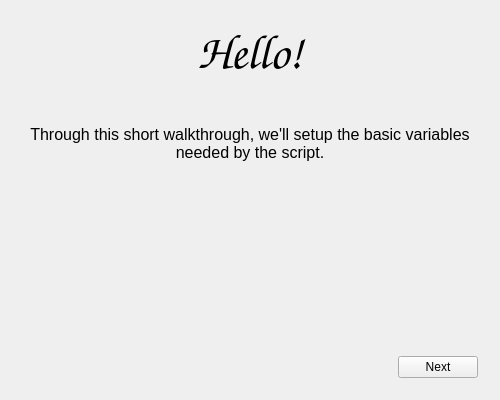
<?xml version="1.0" encoding="UTF-8"?>
<ui version="4.0">
 <class>MainWindow</class>
 <widget class="QMainWindow" name="MainWindow">
  <property name="geometry">
   <rect>
    <x>0</x>
    <y>0</y>
    <width>500</width>
    <height>400</height>
   </rect>
  </property>
  <property name="windowTitle">
   <string>First Time Setup</string>
  </property>
  <property name="windowIcon">
   <iconset resource="resources.qrc">
    <normaloff>:/icons/logo.png</normaloff>:/icons/logo.png</iconset>
  </property>
  <widget class="QWidget" name="centralWidget">
   <layout class="QGridLayout" name="mainLayout">
    <item row="0" column="0">
     <widget class="QStackedWidget" name="stackedWidget">
      <property name="enabled">
       <bool>true</bool>
      </property>
      <property name="frameShape">
       <enum>QFrame::NoFrame</enum>
      </property>
      <property name="frameShadow">
       <enum>QFrame::Plain</enum>
      </property>
      <property name="currentIndex">
       <number>0</number>
      </property>
      <widget class="QWidget" name="start_page">
       <property name="cursor">
        <cursorShape>ArrowCursor</cursorShape>
       </property>
       <layout class="QGridLayout" name="startLayout">
        <item row="1" column="0">
         <layout class="QGridLayout" name="startGridLayout">
          <item row="1" column="1">
           <widget class="QPushButton" name="nextButton">
            <property name="text">
             <string>Next</string>
            </property>
           </widget>
          </item>
          <item row="1" column="0">
           <spacer name="botHSpacer">
            <property name="orientation">
             <enum>Qt::Horizontal</enum>
            </property>
            <property name="sizeHint" stdset="0">
             <size>
              <width>40</width>
              <height>20</height>
             </size>
            </property>
           </spacer>
          </item>
          <item row="0" column="0">
           <spacer name="botVSpacer">
            <property name="orientation">
             <enum>Qt::Vertical</enum>
            </property>
            <property name="sizeHint" stdset="0">
             <size>
              <width>20</width>
              <height>40</height>
             </size>
            </property>
           </spacer>
          </item>
         </layout>
        </item>
        <item row="0" column="0">
         <layout class="QVBoxLayout" name="startVerticalLayout">
          <item>
           <widget class="QLabel" name="title_label">
            <property name="font">
             <font>
              <family>Z003</family>
              <pointsize>36</pointsize>
             </font>
            </property>
            <property name="text">
             <string>Hello!</string>
            </property>
            <property name="alignment">
             <set>Qt::AlignCenter</set>
            </property>
           </widget>
          </item>
          <item>
           <widget class="QLabel" name="message_label">
            <property name="font">
             <font>
              <pointsize>12</pointsize>
             </font>
            </property>
            <property name="text">
             <string>

Through this short walkthrough, we'll setup the basic variables needed by the script.</string>
            </property>
            <property name="scaledContents">
             <bool>false</bool>
            </property>
            <property name="alignment">
             <set>Qt::AlignCenter</set>
            </property>
            <property name="wordWrap">
             <bool>true</bool>
            </property>
           </widget>
          </item>
         </layout>
        </item>
       </layout>
      </widget>
      <widget class="QWidget" name="page_1">
       <layout class="QGridLayout" name="pageLayout_1">
        <item row="0" column="0" colspan="3">
         <layout class="QVBoxLayout" name="verticalLayout_1">
          <item>
           <widget class="QLabel" name="title_label_1">
            <property name="font">
             <font>
              <family>Z003</family>
              <pointsize>36</pointsize>
             </font>
            </property>
            <property name="text">
             <string>DE Selector</string>
            </property>
            <property name="alignment">
             <set>Qt::AlignCenter</set>
            </property>
           </widget>
          </item>
          <item>
           <widget class="QLabel" name="message_label_1">
            <property name="font">
             <font>
              <pointsize>12</pointsize>
             </font>
            </property>
            <property name="text">
             <string>Which desktop enviornment are you running?</string>
            </property>
            <property name="alignment">
             <set>Qt::AlignCenter</set>
            </property>
           </widget>
          </item>
          <item>
           <spacer name="titleSpacer_1">
            <property name="orientation">
             <enum>Qt::Vertical</enum>
            </property>
            <property name="sizeHint" stdset="0">
             <size>
              <width>20</width>
              <height>40</height>
             </size>
            </property>
           </spacer>
          </item>
          <item>
           <layout class="QGridLayout" name="selectLayout_1">
            <item row="2" column="1">
             <widget class="QRadioButton" name="otherButton_1">
              <property name="text">
               <string>Other (default, most compatible)</string>
              </property>
              <property name="checked">
               <bool>true</bool>
              </property>
             </widget>
            </item>
            <item row="1" column="0">
             <spacer name="leftSpacer_1">
              <property name="orientation">
               <enum>Qt::Horizontal</enum>
              </property>
              <property name="sizeHint" stdset="0">
               <size>
                <width>40</width>
                <height>20</height>
               </size>
              </property>
             </spacer>
            </item>
            <item row="1" column="1">
             <widget class="QRadioButton" name="xButton_1">
              <property name="text">
               <string>XWindows</string>
              </property>
             </widget>
            </item>
            <item row="0" column="1">
             <widget class="QRadioButton" name="gnomeButton_1">
              <property name="text">
               <string>GNOME derivative</string>
              </property>
             </widget>
            </item>
            <item row="1" column="2">
             <spacer name="rightSpacer_1">
              <property name="orientation">
               <enum>Qt::Horizontal</enum>
              </property>
              <property name="sizeHint" stdset="0">
               <size>
                <width>40</width>
                <height>20</height>
               </size>
              </property>
             </spacer>
            </item>
           </layout>
          </item>
         </layout>
        </item>
        <item row="1" column="0" colspan="3">
         <layout class="QGridLayout" name="gridLayout_1">
          <item row="1" column="0">
           <widget class="QPushButton" name="backButton_1">
            <property name="text">
             <string>Back</string>
            </property>
           </widget>
          </item>
          <item row="1" column="1">
           <spacer name="botHSpacer_1">
            <property name="orientation">
             <enum>Qt::Horizontal</enum>
            </property>
            <property name="sizeHint" stdset="0">
             <size>
              <width>40</width>
              <height>20</height>
             </size>
            </property>
           </spacer>
          </item>
          <item row="1" column="2">
           <widget class="QPushButton" name="nextButton_1">
            <property name="text">
             <string>Next</string>
            </property>
           </widget>
          </item>
          <item row="0" column="1">
           <spacer name="botVSpacer_1">
            <property name="orientation">
             <enum>Qt::Vertical</enum>
            </property>
            <property name="sizeHint" stdset="0">
             <size>
              <width>20</width>
              <height>40</height>
             </size>
            </property>
           </spacer>
          </item>
         </layout>
        </item>
       </layout>
      </widget>
      <widget class="QWidget" name="page_2">
       <layout class="QGridLayout" name="pageLayout_2">
        <item row="1" column="0">
         <layout class="QGridLayout" name="botGridLayout_2">
          <item row="1" column="1">
           <spacer name="botHSpacer_2">
            <property name="orientation">
             <enum>Qt::Horizontal</enum>
            </property>
            <property name="sizeHint" stdset="0">
             <size>
              <width>40</width>
              <height>20</height>
             </size>
            </property>
           </spacer>
          </item>
          <item row="1" column="0">
           <widget class="QPushButton" name="backButton_2">
            <property name="text">
             <string>Back</string>
            </property>
           </widget>
          </item>
          <item row="1" column="2">
           <widget class="QPushButton" name="nextButton_2">
            <property name="text">
             <string>Next</string>
            </property>
           </widget>
          </item>
          <item row="0" column="1">
           <spacer name="botVSpacer_2">
            <property name="orientation">
             <enum>Qt::Vertical</enum>
            </property>
            <property name="sizeHint" stdset="0">
             <size>
              <width>20</width>
              <height>40</height>
             </size>
            </property>
           </spacer>
          </item>
         </layout>
        </item>
        <item row="0" column="0">
         <layout class="QGridLayout" name="topGridLayout_2">
          <item row="6" column="0">
           <layout class="QHBoxLayout" name="favLayout_2">
            <item>
             <widget class="QPushButton" name="favButton_2">
              <property name="sizePolicy">
               <sizepolicy hsizetype="Fixed" vsizetype="Fixed">
                <horstretch>0</horstretch>
                <verstretch>0</verstretch>
               </sizepolicy>
              </property>
              <property name="text">
               <string>Nothing Selected</string>
              </property>
             </widget>
            </item>
           </layout>
          </item>
          <item row="2" column="0">
           <widget class="QLabel" name="pics_label_2">
            <property name="font">
             <font>
              <family>Sans</family>
              <pointsize>12</pointsize>
             </font>
            </property>
            <property name="text">
             <string>Please select the folder with your pictures:</string>
            </property>
            <property name="alignment">
             <set>Qt::AlignCenter</set>
            </property>
           </widget>
          </item>
          <item row="3" column="0">
           <layout class="QHBoxLayout" name="picsLayout_2">
            <item>
             <widget class="QPushButton" name="picsButton_2">
              <property name="sizePolicy">
               <sizepolicy hsizetype="Fixed" vsizetype="Fixed">
                <horstretch>0</horstretch>
                <verstretch>0</verstretch>
               </sizepolicy>
              </property>
              <property name="text">
               <string>Nothing Selected</string>
              </property>
             </widget>
            </item>
           </layout>
          </item>
          <item row="0" column="0">
           <widget class="QLabel" name="title_label_2">
            <property name="font">
             <font>
              <family>Z003</family>
              <pointsize>36</pointsize>
             </font>
            </property>
            <property name="text">
             <string>Variable Setup</string>
            </property>
            <property name="alignment">
             <set>Qt::AlignCenter</set>
            </property>
           </widget>
          </item>
          <item row="8" column="0">
           <layout class="QHBoxLayout" name="configLayout_2">
            <item>
             <widget class="QPushButton" name="configButton_2">
              <property name="sizePolicy">
               <sizepolicy hsizetype="Fixed" vsizetype="Fixed">
                <horstretch>0</horstretch>
                <verstretch>0</verstretch>
               </sizepolicy>
              </property>
              <property name="text">
               <string>Nothing Selected</string>
              </property>
             </widget>
            </item>
           </layout>
          </item>
          <item row="7" column="0">
           <widget class="QLabel" name="config_label_2">
            <property name="font">
             <font>
              <pointsize>12</pointsize>
             </font>
            </property>
            <property name="text">
             <string>Please select the bg-saved config file:</string>
            </property>
            <property name="alignment">
             <set>Qt::AlignCenter</set>
            </property>
           </widget>
          </item>
          <item row="1" column="0">
           <spacer name="titleSpacer_2">
            <property name="orientation">
             <enum>Qt::Vertical</enum>
            </property>
            <property name="sizeHint" stdset="0">
             <size>
              <width>20</width>
              <height>40</height>
             </size>
            </property>
           </spacer>
          </item>
          <item row="5" column="0">
           <widget class="QLabel" name="fav_label_2">
            <property name="font">
             <font>
              <family>Sans</family>
              <pointsize>12</pointsize>
             </font>
            </property>
            <property name="text">
             <string>Please select the folder with your favorites:</string>
            </property>
            <property name="alignment">
             <set>Qt::AlignCenter</set>
            </property>
           </widget>
          </item>
         </layout>
        </item>
       </layout>
      </widget>
      <widget class="QWidget" name="page_3">
       <layout class="QGridLayout" name="pageLayout_3">
        <item row="0" column="0">
         <layout class="QVBoxLayout" name="endVerticalLayout_3">
          <item>
           <widget class="QLabel" name="title_label_3">
            <property name="font">
             <font>
              <family>Z003</family>
              <pointsize>36</pointsize>
             </font>
            </property>
            <property name="text">
             <string>Setup Complete!</string>
            </property>
            <property name="alignment">
             <set>Qt::AlignCenter</set>
            </property>
           </widget>
          </item>
          <item>
           <widget class="QLabel" name="message_label_3">
            <property name="font">
             <font>
              <pointsize>12</pointsize>
             </font>
            </property>
            <property name="text">
             <string>Everything has been set accordingly.

Enjoy the different desktop wallpapers!</string>
            </property>
            <property name="alignment">
             <set>Qt::AlignCenter</set>
            </property>
           </widget>
          </item>
          <item>
           <widget class="QLabel" name="progress_label_3">
            <property name="font">
             <font>
              <pointsize>12</pointsize>
             </font>
            </property>
            <property name="text">
             <string>Applying Settings...</string>
            </property>
            <property name="alignment">
             <set>Qt::AlignCenter</set>
            </property>
           </widget>
          </item>
          <item>
           <widget class="QProgressBar" name="progressBar_3">
            <property name="font">
             <font>
              <pointsize>12</pointsize>
             </font>
            </property>
            <property name="maximum">
             <number>3</number>
            </property>
            <property name="value">
             <number>0</number>
            </property>
            <property name="alignment">
             <set>Qt::AlignCenter</set>
            </property>
            <property name="textVisible">
             <bool>false</bool>
            </property>
           </widget>
          </item>
         </layout>
        </item>
        <item row="2" column="0">
         <layout class="QGridLayout" name="botGridLayout_3">
          <item row="1" column="1">
           <spacer name="botHSpacer_3">
            <property name="orientation">
             <enum>Qt::Horizontal</enum>
            </property>
            <property name="sizeHint" stdset="0">
             <size>
              <width>40</width>
              <height>20</height>
             </size>
            </property>
           </spacer>
          </item>
          <item row="1" column="0">
           <widget class="QPushButton" name="backButton_3">
            <property name="text">
             <string>Back</string>
            </property>
           </widget>
          </item>
          <item row="1" column="2">
           <widget class="QPushButton" name="finishButton_3">
            <property name="text">
             <string>Finish</string>
            </property>
           </widget>
          </item>
          <item row="0" column="1">
           <spacer name="botVSpacer_3">
            <property name="orientation">
             <enum>Qt::Vertical</enum>
            </property>
            <property name="sizeHint" stdset="0">
             <size>
              <width>20</width>
              <height>40</height>
             </size>
            </property>
           </spacer>
          </item>
         </layout>
        </item>
       </layout>
      </widget>
     </widget>
    </item>
   </layout>
  </widget>
 </widget>
 <layoutdefault spacing="6" margin="11"/>
 <resources>
  <include location="resources.qrc"/>
 </resources>
 <connections>
  <connection>
   <sender>finishButton_3</sender>
   <signal>clicked()</signal>
   <receiver>MainWindow</receiver>
   <slot>close()</slot>
   <hints>
    <hint type="sourcelabel">
     <x>480</x>
     <y>380</y>
    </hint>
    <hint type="destinationlabel">
     <x>249</x>
     <y>199</y>
    </hint>
   </hints>
  </connection>
 </connections>
</ui>
